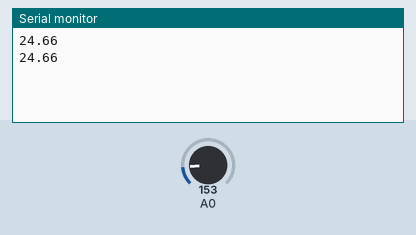
A sketch run on a simulated Arduino Uno, built with avr-gcc and run on an emulated ATmega328P. On the bench: the last lines printed to the serial monitor. The test bench sets the inputs (shaded band); at power-on: A0 = 153.

Above: at 1.8 s.
1.9 s: A0 set to 165
At 2.5 s:
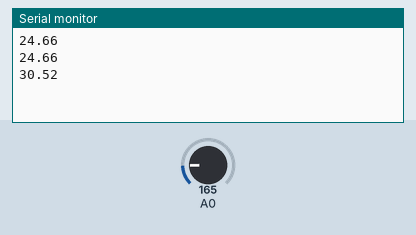
3.4 s: A0 set to 175
At 4.8 s:
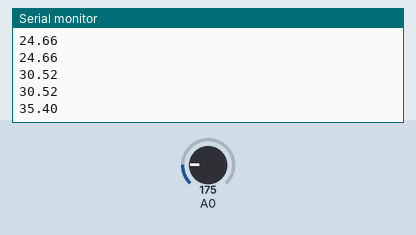
Timing chart, 0 to 6.4 s (numbered marks = the images above; inputs shaded):
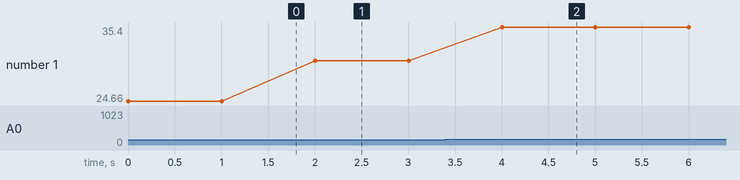

Measured:
- after the input at 1.9 s, the serial monitor: prints a new line after 0.10 s (image 1)
- after the input at 3.4 s, the serial monitor: prints a new line after 0.60 s (image 2)
- plotted number 1: 24.66 → 30.52 after the input at 1.9 s, 30.52 → 35.4 after the input at 3.4 s

The sketch:

sketch32.ino
```cpp
/* Prof. Michele Maffucci
   26.03.2014

   Rilevare la temperatura con
   sensore di temperatura
   TMP36

   Questo codice è di dominio pubblico

*/

int valore = 0;               // valore restituito dall'analogRead()
float temperatura = 0;        // variabile per conservare
                              // la temperatura rilevata
void setup()
{
  Serial.begin(9600);         // inizializzazione della porta seriale
}

void loop()
{

  valore = analogRead(0);     // valore letto dal sensore

  // calcola la proporzione
  // il valore restituito da analogRead() è un numero compreso tra
  // 0 e 1024 pertanto ciascuna unità vale 5/1024 = 4,88 mV
  // da cui valore misurato (volt) = val * 4,88 mV

  temperatura = (0.488*valore-50);
  Serial.println(temperatura);     // stampa sulla Serial monitor
                                   // il valore letto dal sensore
  delay(1000);                     // intervallo di 1 secondo
}
```
